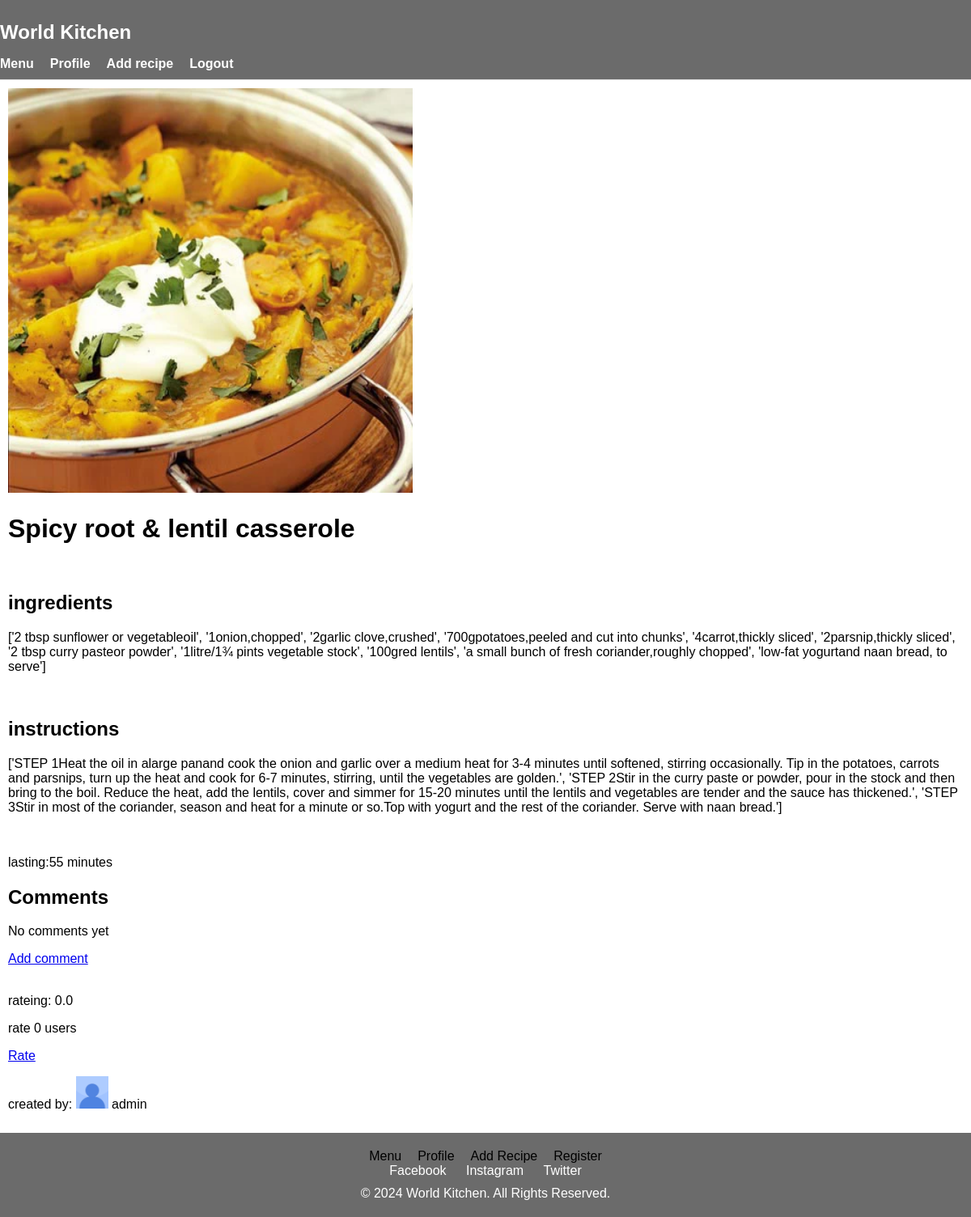
The page /recipe/329/ on the database its author committed.
### recipes/models.py (models this page shows, shortened)
class Recipe(models.Model):
    title = models.CharField(max_length=100)
    ingredients = models.TextField()
    instructions = models.TextField()
    rate = models.FloatField(default=0)
    count = models.IntegerField(default=0)
    prep_time = models.IntegerField()
    creator = models.ForeignKey(RecipesUser, on_delete=models.CASCADE, null=True)
    image = models.ImageField(blank=True, upload_to='images', null=True)

class RecipesUser(models.Model):
    OPTION_ONE = 'men'
    OPTION_TWO = 'women'
    OPTION_THREE = 'other'
    MY_CHOICES = [
        (OPTION_ONE, 'men'),
        (OPTION_TWO, 'women'),
        (OPTION_THREE, 'other')]
    user = models.OneToOneField(User, on_delete=models.CASCADE)
    country = models.CharField(max_length=20)
    gender = models.CharField(max_length=20, choices=MY_CHOICES, default=OPTION_THREE,)
    image = models.ImageField(blank=True, upload_to='images', null=True, default='/images/default_photo.jpg')
    def __str__(self):
        return self.user.username

### recipes/views.py (the view)
# urls.py: path('recipe/<int:pk>/', views.recipe_detail, name='recipe_detail'),
def recipe_detail(request, pk):
    recipes = get_object_or_404(Recipe, pk=pk)
    boolean = recipes.creator.user == request.user
    comments = Comment.objects.filter(recipe=recipes)
    return render(request, "recipes/recipe_details.html", {"recipes": recipes, "boolean": boolean, "comment": comments})

### recipes/templates/recipes/recipe_details.html (shortened to what this page needs)
{% load static %}
<!DOCTYPE html>
<html lang="en">
<head>
    <link rel="stylesheet" href="{% static 'recipes/style.css' %}">
</head>
<body>
    <header>
        <div class="container">
            <h1 class="logo">World Kitchen</h1>
            <nav>
                <ul>
                    <li><a href="{% url 'recipe_list' %}">Menu</a></li>
                    <li><a href="{% url 'profile' %}">Profile</a></li>
                    <li><a href="{% url 'recipe_add' %}">Add recipe</a></li>
                    <li><a href="{% url 'logout' %}">Logout</a></li>
                </ul>
            </nav>
        </div>
    </header>
    <main>
    <div class="recipes_container_item_detail">
        <img class="recipes_container_item_img_details" src="{{recipes.image.url}}" alt="">
    </div>
    <h1>{{ recipes.title }}</h1>
    <br>
    <h2>ingredients</h2>
    <p>{{recipes.ingredients}}</p>
    <br>
    <h2>instructions</h2>
    <p>{{recipes.instructions}}</p>
    <br>
    <p>lasting:{{recipes.prep_time}} minutes</p>
    <h2>Comments</h2>
    {% if comment %}
        {% for i in comment %}
            <li><img src="{{i.creator.recipesuser.image.url}}" alt="" class="small_profie_picture"> {{ i.creator }} <br><br>{{ i.text }} <br>Commented at {{i.created_at}}</li> <br><br>
        {% endfor %}
    {% else %}
    <p>No comments yet</p>
    {% endif %}
    <a href="{% url 'comment' recipes.id %}">Add comment</a><br><br>
    <p>rateing: {{recipes.rate}}</p>
    <p>rate {{recipes.count}} users</p>
    <a href="{% url 'rate' recipes.id %}">Rate</a>
    <p>created by: <img src="{{recipes.creator.image.url}}" alt="" class="small_profie_picture"> {{recipes.creator}}</p>
    </main>
    <footer>
        <div class="container">
            <nav>
                <ul>
                    <li><a href="{% url 'recipe_list' %}">Menu</a></li>
                    <li><a href="{% url 'profile' %}">Profile</a></li>
                    <li><a href="{% url 'recipe_add' %}">Add Recipe</a></li>
                    <li><a href="{% url 'register' %}">Register</a></li>
                </ul>
            </nav>
            <div class="social-media">
                <a href="https://facebook.com" target="_blank">Facebook</a>
                <a href="https://instagram.com" target="_blank">Instagram</a>
                <a href="https://twitter.com" target="_blank">Twitter</a>
            </div>
            <p>&copy; 2024 World Kitchen. All Rights Reserved.</p>
        </div>
    </footer>
</body>
</html>

### recipes/static/recipes/style.css (style rules this page uses)
body { margin: 0; font-family: Arial, sans-serif; }
header { background-color: #6b6b6b; padding: 10px 0; border-bottom: 1px solid #ddd; }
header .logo { font-size: 24px; color: rgb(255, 255, 255); font-weight: bold; }
header nav ul { list-style: none; padding: 0; margin: 0; display: flex; gap: 20px; }
header nav ul li { display: inline; }
header nav ul li a { text-decoration: none; color: #ffffff; font-weight: bold; }
html, body { height: 100%; margin: 0; }
body { display: flex; flex-direction: column; }
main { margin: 10px; }
footer { background-color: #6b6b6b; color: #fff; text-align: center; padding: 20px 0; margin-top: auto; box-sizing: border-box; }
footer .container { max-width: 1200px; margin: 0 auto; padding: 0 20px; }
footer nav ul { list-style: none; padding: 0; margin: 0; display: flex; justify-content: center; gap: 20px; }
footer nav ul li { display: inline; }
footer nav ul li a { text-decoration: none; color: #000000; }
footer .social-media { margin: 0; }
footer .social-media a { text-decoration: none; color: #ffffff; margin: 0 10px; }
footer p { margin: 10px 0 0; }
.recipes_container_item_img_details { width: 500px; height: 500px; }
.small_profie_picture { width: 40px; height: 40px; }

### rows shown on the page
Recipe: image (picture), title "Spicy root & lentil casserole", ingredients "['2 tbsp sunflower or vegetableoil', '1onion,chopped', '2garlic clove,crushed', '700gpotatoes,peeled and cut into chunks', '4carrot,thickly sliced', '2parsnip,thickly sliced', '2 tbsp curry pasteor powder', '1litre/1¾ pints vegetable stock', '100gred lentils', 'a small bunch of fresh coriander,roughly chopped', 'low-fat yogurtand naan bread, to serve']", instructions "['STEP 1Heat the oil in alarge panand cook the onion and garlic over a medium heat for 3-4 minutes until softened, stirring occasionally. Tip in the potatoes, carrots and parsnips, turn up the heat and cook for 6-7 minutes, stirring, until the vegetables are golden.', 'STEP 2Stir in the curry paste or powder, pour in the stock and then bring to the boil. Reduce the heat, add the lentils, cover and simmer for 15-20 minutes until the lentils and vegetables are tender and the sauce has thickened.', 'STEP 3Stir in most of the coriander, season and heat for a minute or so.Top with yogurt and the rest of the coriander. Serve with naan bread.']", prep_time "55", rate "0.0", count "0", creator.image (placeholder picture), creator "admin"
